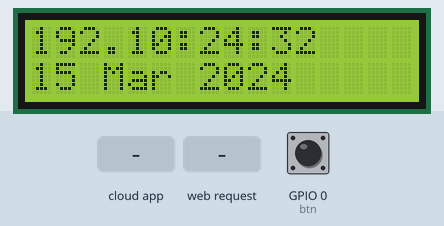
The sketch below on a simulated ESP32. Parts: 16×2 character LCD. Inputs (shaded band) come from the test bench; at power-on: GPIO 0 (btn) HIGH. WiFi joins after 1.5 s; servers stay silent unless stated; the local clock reads 2024-03-15 10:24:30 at power-on unless the sketch sets it; the Firebase database answers and starts empty.

Above: at 2.7 s.
2.8 s: the phone or cloud app sets msg to toggle
At 3.72 s:
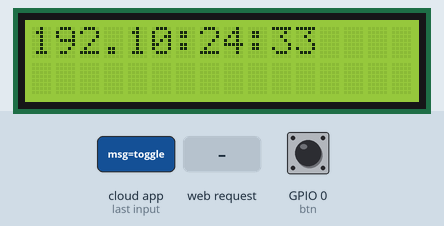
5.7 s: HTTP request GET /trigger received
At 7.23 s:
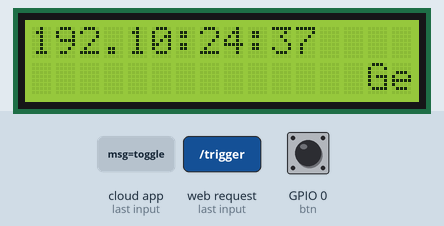
8.9 s: the phone or cloud app sets msg to reset
At 10.44 s:
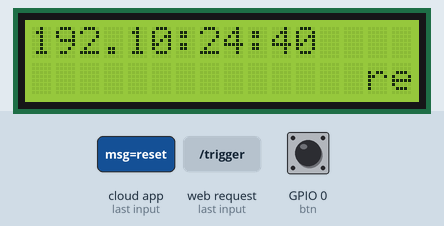
12.1 s: GPIO 0 (btn) pulled LOW for 1 s
At 13.25 s:
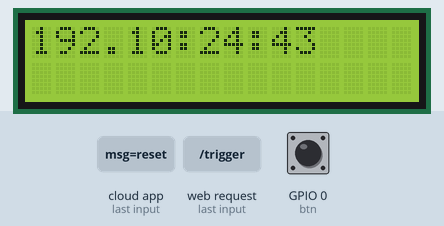
13.7 s: GPIO 0 (btn) pulled LOW for 0.15 s
At 14.06 s:
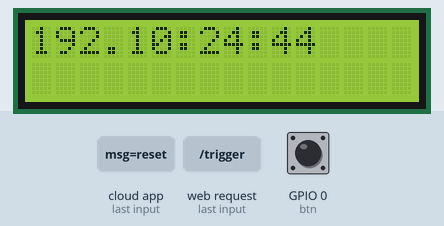
14.4 s: HTTP request GET /mode?m=1 received
At 15.8 s:
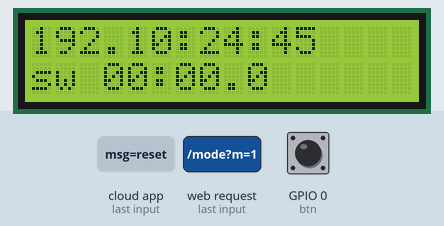
Timing chart, 0 to 17.4 s (numbered marks = the images above; inputs shaded):
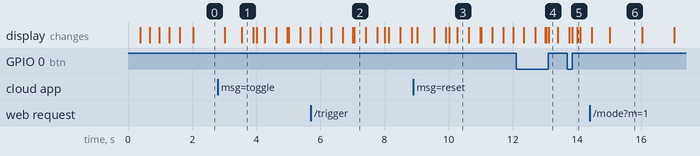

The sketch:

main.ino
```cpp
#include <WiFi.h>
#include <LiquidCrystal_I2C.h>
#include <time.h>
#include <WebServer.h>
#include <Firebase_ESP_Client.h>
//timezone: GMT
const char* ntp="pool.ntp.org";
const long gmt=19800;
const int dst=0;
const char* ssid="RAJESHHOSSAIN";
const char* pass="jinaT@15";
int mode=0;
bool run = 0;
unsigned long st = 0, t = 0;
LiquidCrystal_I2C lcd(0x3F, 16, 2);
WebServer srv(80);
//firebase credentials
#define api "AIzaSyAvRIid0QOoIY6opLNIV55aWALTn780tfc"
#define db "https://begin-93ce2-default-rtdb.firebaseio.com/"
FirebaseData fb;
FirebaseAuth fb_auth;
FirebaseConfig fb_cfg;

unsigned long fb_t = 0;
String last_msg = "", task="not yet given", song = "not playing", msg = "rajibul hossain";
int views = 0, maxm = 6;
bool lb = HIGH, lp = 0, scrl = 0;
int ix = 0;
unsigned long bt=0, sw_s=0, sw_t=0, scr_t=0;
long pm = 1500;
const char* page = R"rawliteral(
<!DOCTYPE HTML><html><head><meta name="viewport" content="width=device-width, initial-scale=1">
<title>Hub</title>
<style>
:root{--glass:rgba(255,255,255,.06);--border:rgba(255,255,255,.1);--accent:#0A84FF;}
body{margin:0; font-family: sans-serif; background:#1a1a2e; display: flex; flex-direction: column; align-items:center; padding: 20px; color:#fff;}
.card{width:100%; max-width:360px; padding:20px; margin-bottom:15px; border-radius:20px; background: var(--glass); backdrop-filter:blur(20px); border:1px solid var(--border);}
button{width:100%; padding:12px; margin: 6px 0; border:none; border-radius:15px; background: rgba(255,255,255,0.8); color:#000; cursor: pointer;}
input{width:100%; padding:12px; margin: 6px 0; border:1px solid var(--border); border-radius:12px; background: rgba(0,0,0,.4); color:#fff;}
</style>
<script>
function c(u){fetch(u)}
function s(e,i){let v=document.getElementById(i).value;if(v)fetch(e+"?text="+encodeURIComponent(v))}
function t(){let v=document.getElementById('r').value||'Get Shit Done';fetch('/trigger?text='+encodeURIComponent(v))}
</script>
</head><body>
<h2>Hub</h2>
<div class="card">
<button onclick="c('/mode?m=0')">📆 Date</button>
<button onclick="c('/mode?m=1')">⏱️ StopWatch</button>
<button onclick="c('/mode?m=2')">🍅Pomodoro</button>
<button onclick="c('/mode?m=3')">📝Task</button>
<button onclick="c('/mode?m=4')">🎵Song</button>
<button onclick="c('/mode?m=5')">👀Views</button>
</div>
<div class="card">
<input id="t" placeholder="Task to do"><button onclick="s('/task', 't')">set task</button>
</div>
<div class="card">
<input id="r" placeholder="reminder">
<button class="primary" onclick="t()">🚀 Fire</button>
</div>
<div class="card">
<input id="s" placeholder="song">
<button onclick="s('/song','s')">set song</button>
</div>
<div class="card">
<button onclick="c('/timer?act=toggle')">▶ Play / Pause</button>
<button onclick="c('/timer?act=reset')">⟲ Reset</button>
</div>
</body></html>
)rawliteral";
void setup(){
    lcd.init();
    lcd.backlight();
    lcd.print("Booting...");
    configTime(gmt,0, ntp);
    WiFi.begin(ssid,pass);
    while(WiFi.status()!=WL_CONNECTED){
        delay(300); lcd.print(".");
    }

    lcd.clear();
    lcd.print(WiFi.localIP());

    fb_cfg.api_key = api;
    fb_cfg.database_url = db;
    Firebase.signUp(&fb_cfg, &fb_auth, "", "");
    Firebase.begin(&fb_cfg, &fb_auth);

    srv.on("/", [](){srv.send(200, "text/html", page);});

    srv.on ("/mode", [](){
        if (srv.hasArg("m")){
            mode= srv.arg("m").toInt();
            scrl = 0;
            lcd.setCursor(0,1); lcd.print("                ");
        }
        srv.send(200, "text/plain", "ok");
    });

    srv.on("/task",[](){
        if (srv.hasArg("text")){
            task = srv.arg("text");
            while (task.length() <16) task+= " ";
            mode = 3;
        }
        srv.send(200, "text/plain", "ok");
    });

    srv.on("/timer", [](){
        if(srv.hasArg("act")){
            String a=srv.arg("act");
            if(a=="toggle"){
                if(mode == 1){run=!run; if (run)sw_s=millis()-sw_t;}
                else if (mode==2)run=!run;
            }
            if(a=="reset"){run=0; sw_t=0; pm = 1500;}
        }
        srv.send(200, "text/plain", "ok");
    });

    srv.on ("/song", [](){
        if(srv.hasArg("text")){
            song=srv.arg("text");
            while(song.length()<16)song+="  ";
            mode=4;
        }
        srv.send(200, "text/plain", "ok");
    });

    srv.on("/trigger",[](){
        msg=srv.hasArg("text")? srv.arg("text"):"Get Shit Done";
        scrl = 1; ix=0; scr_t=millis();
        srv.send(200, "text/plain", "ok");
    });

    srv.begin();
}

void loop(){
    srv.handleClient();

    struct tm info;
    if(getLocalTime(&info)){
        char buff[9];
        strftime(buff, 9, "%H:%M:%S", &info);
        lcd.setCursor(4, 0);
        lcd.print(buff);
    }

    if (millis() -fb_t>3000){
        fb_t = millis();
        if (Firebase.RTDB.getString(&fb, "/ghost/msg")){
            String s = fb.stringData();
            if (s != last_msg && s.length()) {
                last_msg=s; msg = s; scrl = 1; ix=0; scr_t = millis();
            }
        }
        if (Firebase.RTDB.getInt(&fb, "/ghost/views")){
            views = fb.intData();
        }
    }

    btn();
    tmr();

    if (scrl) scr(); else bot();
}

void btn(){
    bool s = digitalRead(0);
    if(s==LOW && lb==HIGH){bt = millis(); lp = 0;}
    else if (s==LOW && lb==LOW){
        if(millis()-bt>800 && !lp){lp=1;lp_f();}
    }
    else if (s == HIGH && lb == LOW){
        if (!lp) {mode++; if (mode >= maxm) mode = 0; lcd.setCursor(0,1); lcd.print("                ");}
    }
    lb = s;
}

void scr(){
    if (millis() - scr_t >350){
        scr_t = millis();
        String p = "                "+msg+"                ";
        if (ix <= p.length() - 16){
            lcd.setCursor(0,1); lcd.print(p.substring(ix, ix+16));
            ix++;
        }
        else{
            scrl = 0;
        }
    }
}
void bot(){
    lcd.setCursor(0,1);
    switch(mode){
        case 0: {
            struct tm t; getLocalTime(&t);
            char b[17]; strftime(b, 17, "%d %b %Y", &t);
            lcd.print(b); break;
        }
        case 1: {
            unsigned long s = sw_t / 1000;
            char b[17]; sprintf(b, "sw %02d:%02d.%1d", (int)(s/60), (int)(s%60), (int)((sw_t%1000)/100));
            lcd.print(b); break;
        }
        case 2: pm_f(); break;
        case 3: lcd.print(task); break;
        case 4: lcd.print(song); break;
        case 5: hit(); break;
    }
}
void tmr(){
    if(!run)return;
    if(mode==1||scrl)sw_t=millis()-sw_s;
    if((mode==2 || scrl) && millis()-st>=1000){
        st=millis(); if (pm>0)pm--;
    }
}
void lp_f(){
    if (mode==1){run=!run; if (run)sw_s=millis()-sw_t;}
    else if (mode==2){run=!run; if (!run)pm=1500;}
}
void pm_f(){
    char b[17];
    sprintf(b,"%s %02d:%02d",run?"study":"pomo",(int)(pm/60),(int)(pm%60));
    lcd.print(b);
}

void hit(){
    char b[17];
    sprintf(b,"views: %d ",views);
    lcd.print(b);
}
```

Measured:
- after the input at 2.8 s, the display: first differs from a run without the input after 0.74 s (image 1)
- after the input at 5.7 s, the display: first differs from a run without the input after 0.64 s (image 2 shows a later state)
- after the input at 12.1 s, the display: first differs from a run without the input after 1.0 s (image 4)
- after the input at 13.7 s, the display: first differs from a run without the input after 0.16 s (image 5 shows a later state)
- after the input at 14.4 s, the display: first changes after 0.06 s (image 6 shows a later state)
- what the display in image 6 shows lasts 1.0 s, from 15.0 s to 16.0 s
